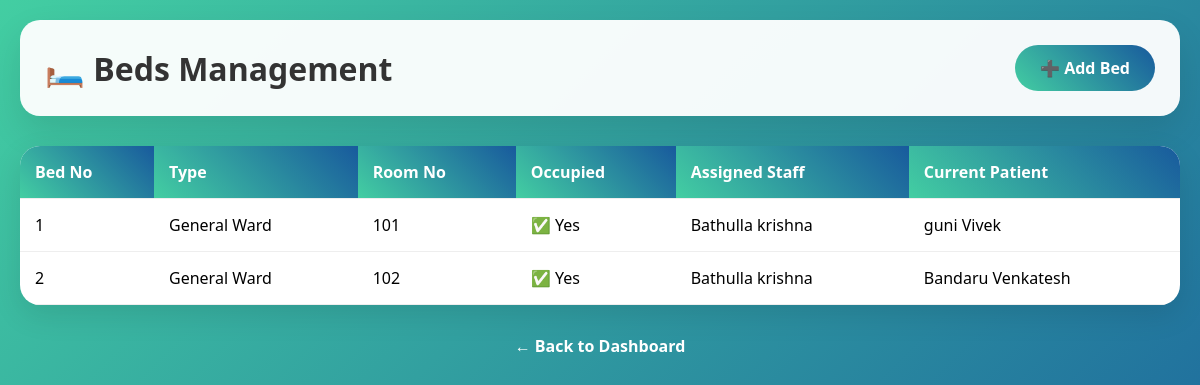
Before: /beds/ with the older database file.
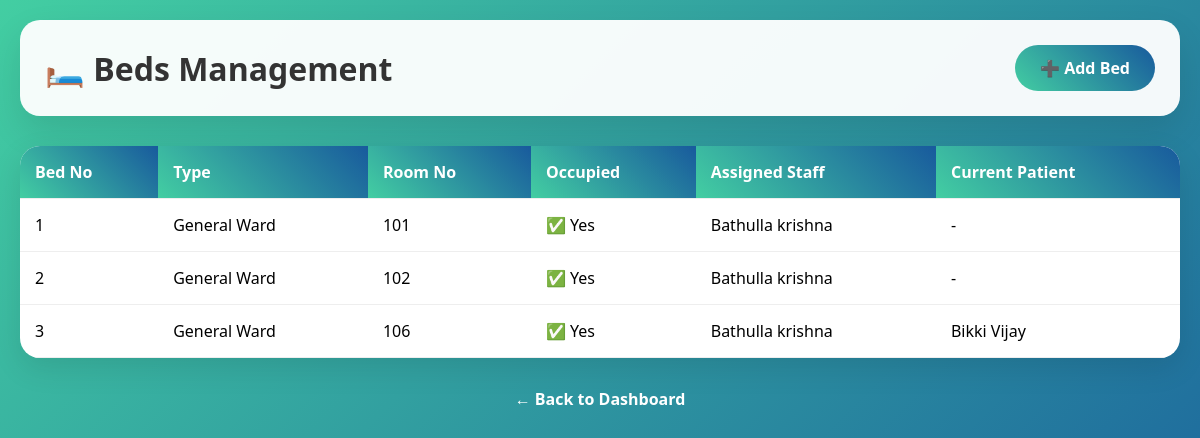
After: the same page with the newer database file.
### app1/models.py (models this page shows, shortened)
class Bed(models.Model):
    BED_TYPES = [
        ('GENERAL', 'General Ward'),
        ('ICU', 'ICU'),
        ('PRIVATE', 'Private Room'),
        ('EMERGENCY', 'Emergency'),
    ]
    bed_number = models.CharField(max_length=10, unique=True)
    bed_type = models.CharField(max_length=20, choices=BED_TYPES)
    room_number = models.CharField(max_length=10)
    is_occupied = models.BooleanField(default=False)
    current_patient = models.ForeignKey(Patient, on_delete=models.SET_NULL, null=True, blank=True, related_name='current_bed')
    assigned_staff = models.ForeignKey(Staff, on_delete=models.SET_NULL, null=True, blank=True, related_name='assigned_beds')
    available_from = models.DateTimeField(null=True, blank=True)

class Staff(models.Model):
    ROLE_CHOICES = [
        ('NURSE', 'Nurse'),
        ('RECEPTIONIST', 'Receptionist'),
        ('LAB_TECH', 'Lab Technician'),
        ('PHARMACIST', 'Pharmacist'),
        ('ADMIN', 'Administrator'),
    ]
    first_name = models.CharField(max_length=50)
    last_name = models.CharField(max_length=50)
    role = models.CharField(max_length=20, choices=ROLE_CHOICES)
    phone = models.CharField(max_length=15)
    department = models.CharField(max_length=50)
    employee_id = models.CharField(max_length=20, unique=True)
    hire_date = models.DateField()
    salary = models.DecimalField(max_digits=10, decimal_places=2)
    shift_timing = models.CharField(max_length=50)  # "9AM-5PM", "Night Shift"
    is_active = models.BooleanField(default=True)

class Patient(models.Model):
    first_name = models.CharField(max_length=50)
    last_name = models.CharField(max_length=50)
    phone = models.CharField(max_length=15)
    date_of_birth = models.DateField()
    gender = models.CharField(max_length=1, choices=[('M', 'Male'), ('F', 'Female'), ('O', 'Other')])
    address = models.TextField()
    emergency_contact = models.CharField(max_length=50)
    medical_history = models.TextField(blank=True)
    created_at = models.DateTimeField(auto_now_add=True)

### app1/views.py (the view)
# urls.py: path("beds/", views.bed_list, name="bed_list"),
def bed_list(request):
    beds = Bed.objects.all()
    return render(request, 'beds/list.html', {'beds': beds})

### templates/beds/list.html (shortened to what this page needs)
<!DOCTYPE html>
<html>
<head>
</head>
<body>
    <div class="container">
        <div class="header">
            <h1>🛏️ Beds Management</h1>
            <a href="{% url 'bed_create' %}" class="btn">➕ Add Bed</a>
        </div>
        <div class="table-container">
            {% if beds %}
                <table>
                    <thead>
                        <tr>
                            <th>Bed No</th>
                            <th>Type</th>
                            <th>Room No</th>
                            <th>Occupied</th>
                            <th>Assigned Staff</th>
                            <th>Current Patient</th>
                        </tr>
                    </thead>
                    <tbody>
                        {% for bed in beds %}
                        <tr>
                            <td>{{ bed.bed_number }}</td>
                            <td>{{ bed.get_bed_type_display }}</td>
                            <td>{{ bed.room_number }}</td>
                            <td>{% if bed.is_occupied %}✅ Yes{% else %}❌ No{% endif %}</td>
                            <td>{% if bed.assigned_staff %}{{ bed.assigned_staff.first_name }} {{ bed.assigned_staff.last_name }}{% else %}-{% endif %}</td>
                            <td>{% if bed.current_patient %}{{ bed.current_patient.first_name }} {{ bed.current_patient.last_name }}{% else %}-{% endif %}</td>
                        </tr>
                        {% endfor %}
                    </tbody>
                </table>
            {% else %}
                <div class="empty">
                    <h3>No beds available</h3>
                    <a href="{% url 'bed_create' %}" class="btn">Add First Bed</a>
                </div>
            {% endif %}
        </div>
        <div style="text-align:center;margin-top:30px;">
            <a href="/dashboard/" style="color:white;text-decoration:none;font-weight:600;">← Back to Dashboard</a>
        </div>
    </div>
</body>
</html>

Changed rows visible on the page:
changed Bed (number 1 of 3 on the later page): current_patient.first_name "guni" → (not shown); current_patient.last_name "Vivek" → (not shown); now shows "-"
changed Bed (number 2 of 3 on the later page): current_patient.first_name "Bandaru" → (not shown); current_patient.last_name "Venkatesh" → (not shown); now shows "-"
added Bed: bed_number "3", bed_type "General Ward", room_number "106", is_occupied "✅ Yes", assigned_staff.first_name "Bathulla", assigned_staff.last_name "krishna", current_patient.first_name "Bikki", current_patient.last_name "Vijay"
